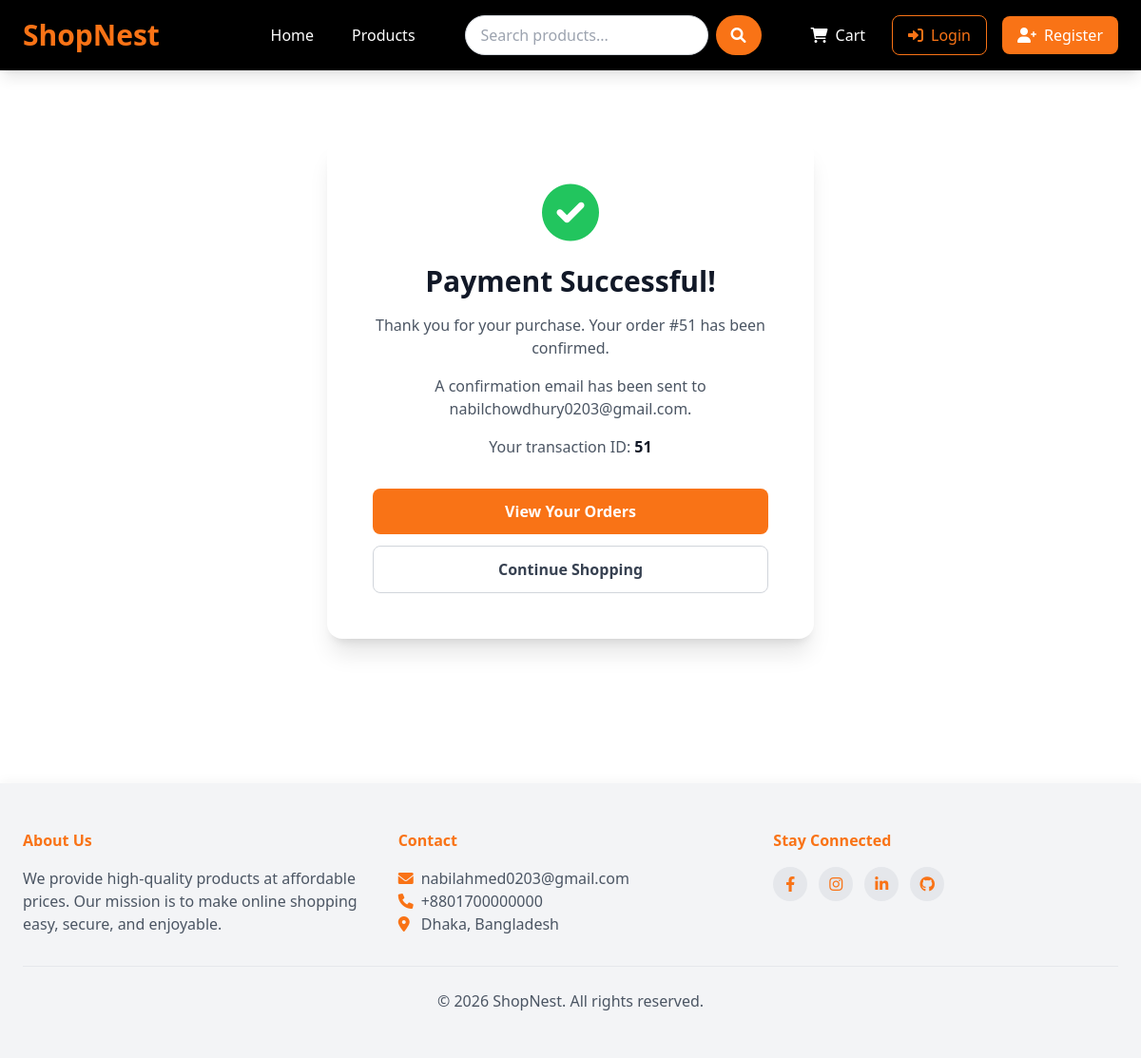
The app's page /payment/success/51/ with its own data.
### shop/models.py (models this page shows, shortened)
class Order(models.Model):
    STATUS = [
        ('pending', 'Pending'),                                 # 1st value = backend
        ('processing', 'Processing'),                           # 2nd value = Fronted
        ('shipped', 'Shipped'),
        ('delivered', 'Delivered'),
        ('canceled', 'Canceled'),
    ]
    user = models.ForeignKey(User, on_delete=models.CASCADE, related_name='orders')
    first_name = models.CharField(max_length=100)
    last_name = models.CharField(max_length=100)
    email = models.EmailField()
    address = models.TextField()
    postal_code = models.CharField(max_length=100)
    phone = models.CharField(max_length=12)
    city = models.CharField(max_length=100)
    note = models.TextField()
    paid = models.BooleanField(default=False)
    transaction_id = models.CharField(max_length=100)
    created_at = models.DateTimeField(auto_now_add=True)
    updated_at = models.DateTimeField(auto_now=True)
    status = models.CharField(max_length=10, choices=STATUS)

### shop/views.py (the view, shortened to what this page needs)
# urls.py: path('payment/success/<int:order_id>/', views.payment_success, name="payment_success"),
@csrf_exempt
def payment_success(request, order_id):
    order = get_object_or_404(models.Order, id=order_id)
    if order.paid:
        return render(request, 'shop/payment_success.html', {'order': order})

### shop/context_processor.py (called while the page is built)
def cart_items_count(request):
    if request.user.is_authenticated:
        try:
            cart = Cart.objects.get(user=request.user)
            return {'cart_items_count' : cart.get_total_items()}                      # "cart_items_count" can be used globally in very view
        except Cart.DoesNotExist:
            {'cart_items_count' : 0}
    return {'cart_items_count' : 0}

### templates/shop/payment_success.html (shortened to what this page needs)
{% extends 'base.html' %}
{% block content %}
<div class="flex justify-center py-12">
    <div class="bg-white rounded-2xl shadow-xl p-8 md:p-12 text-center max-w-lg w-full">
        <i class="fas fa-check-circle text-6xl text-green-500 mb-6"></i>
        <h1 class="font-bold text-2xl md:text-3xl text-gray-900 mb-4">Payment Successful!</h1>
        <p class="text-gray-600 mb-4">Thank you for your purchase. Your order #{{ order.id }} has been confirmed.</p>
        <p class="text-gray-600 mb-4">A confirmation email has been sent to {{ order.email }}.</p>
        <p class="text-gray-600 mb-8">Your transaction ID: <strong class="text-gray-900">{{ order.transaction_id }}</strong></p>
        <div class="space-y-3">
            <a href="{% url 'profile' %}" class="block w-full bg-orange-500 text-white py-3 rounded-lg font-semibold hover:bg-black transition duration-300">View Your Orders</a>
            <a href="{% url 'product_list' %}" class="block w-full border border-gray-300 text-gray-700 py-3 rounded-lg font-semibold hover:bg-gray-50 transition duration-300">Continue Shopping</a>
        </div>
    </div>
</div>
{% endblock %}

### records on screen
Order: id "51", email "nabilchowdhury0203@gmail.com", transaction_id "51"
